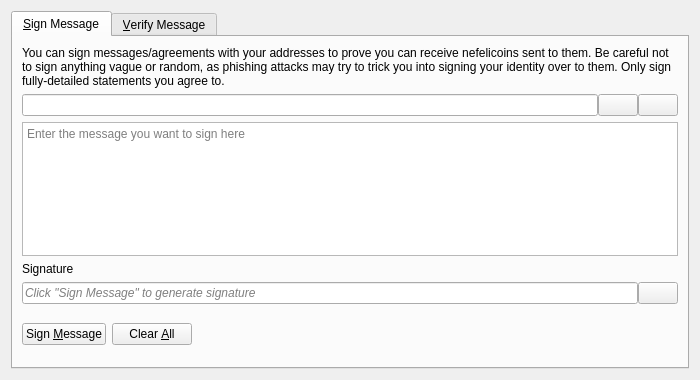
<?xml version="1.0" encoding="UTF-8"?>
<ui version="4.0">
 <class>SignVerifyMessageDialog</class>
 <widget class="QDialog" name="SignVerifyMessageDialog">
  <property name="geometry">
   <rect>
    <x>0</x>
    <y>0</y>
    <width>700</width>
    <height>380</height>
   </rect>
  </property>
  <property name="windowTitle">
   <string>Signatures - Sign / Verify a Message</string>
  </property>
  <property name="modal">
   <bool>true</bool>
  </property>
  <layout class="QVBoxLayout" name="verticalLayout">
   <item>
    <widget class="QTabWidget" name="tabWidget">
     <property name="currentIndex">
      <number>0</number>
     </property>
     <widget class="QWidget" name="tabSignMessage">
      <attribute name="title">
       <string>&amp;Sign Message</string>
      </attribute>
      <layout class="QVBoxLayout" name="verticalLayout_SM">
       <item>
        <widget class="QLabel" name="infoLabel_SM">
         <property name="text">
          <string>You can sign messages/agreements with your addresses to prove you can receive nefelicoins sent to them. Be careful not to sign anything vague or random, as phishing attacks may try to trick you into signing your identity over to them. Only sign fully-detailed statements you agree to.</string>
         </property>
         <property name="textFormat">
          <enum>Qt::PlainText</enum>
         </property>
         <property name="wordWrap">
          <bool>true</bool>
         </property>
        </widget>
       </item>
       <item>
        <layout class="QHBoxLayout" name="horizontalLayout_1_SM">
         <property name="spacing">
          <number>0</number>
         </property>
         <item>
          <widget class="QValidatedLineEdit" name="addressIn_SM">
           <property name="toolTip">
            <string>The Nefelicoin address to sign the message with</string>
           </property>
          </widget>
         </item>
         <item>
          <widget class="QPushButton" name="addressBookButton_SM">
           <property name="toolTip">
            <string>Choose previously used address</string>
           </property>
           <property name="text">
            <string/>
           </property>
           <property name="icon">
            <iconset resource="../bitcoin.qrc">
             <normaloff>:/icons/address-book</normaloff>:/icons/address-book</iconset>
           </property>
           <property name="shortcut">
            <string>Alt+A</string>
           </property>
           <property name="autoDefault">
            <bool>false</bool>
           </property>
          </widget>
         </item>
         <item>
          <widget class="QPushButton" name="pasteButton_SM">
           <property name="toolTip">
            <string>Paste address from clipboard</string>
           </property>
           <property name="text">
            <string/>
           </property>
           <property name="icon">
            <iconset resource="../bitcoin.qrc">
             <normaloff>:/icons/editpaste</normaloff>:/icons/editpaste</iconset>
           </property>
           <property name="shortcut">
            <string>Alt+P</string>
           </property>
           <property name="autoDefault">
            <bool>false</bool>
           </property>
          </widget>
         </item>
        </layout>
       </item>
       <item>
        <widget class="QPlainTextEdit" name="messageIn_SM">
         <property name="toolTip">
          <string>Enter the message you want to sign here</string>
         </property>
         <property name="placeholderText">
          <string>Enter the message you want to sign here</string>
         </property>
        </widget>
       </item>
       <item>
        <widget class="QLabel" name="signatureLabel_SM">
         <property name="text">
          <string>Signature</string>
         </property>
         <property name="textFormat">
          <enum>Qt::PlainText</enum>
         </property>
        </widget>
       </item>
       <item>
        <layout class="QHBoxLayout" name="horizontalLayout_2_SM">
         <property name="spacing">
          <number>0</number>
         </property>
         <item>
          <widget class="QLineEdit" name="signatureOut_SM">
           <property name="placeholderText">
            <string>Click "Sign Message" to generate signature</string>
           </property>
           <property name="font">
            <font>
             <italic>true</italic>
            </font>
           </property>
           <property name="readOnly">
            <bool>true</bool>
           </property>
          </widget>
         </item>
         <item>
          <widget class="QPushButton" name="copySignatureButton_SM">
           <property name="toolTip">
            <string>Copy the current signature to the system clipboard</string>
           </property>
           <property name="text">
            <string/>
           </property>
           <property name="icon">
            <iconset resource="../bitcoin.qrc">
             <normaloff>:/icons/editcopy</normaloff>:/icons/editcopy</iconset>
           </property>
           <property name="autoDefault">
            <bool>false</bool>
           </property>
          </widget>
         </item>
        </layout>
       </item>
       <item>
        <layout class="QHBoxLayout" name="horizontalLayout_3_SM">
         <item>
          <widget class="QPushButton" name="signMessageButton_SM">
           <property name="toolTip">
            <string>Sign the message to prove you own this Nefelicoin address</string>
           </property>
           <property name="text">
            <string>Sign &amp;Message</string>
           </property>
           <property name="icon">
            <iconset resource="../bitcoin.qrc">
             <normaloff>:/icons/edit</normaloff>:/icons/edit</iconset>
           </property>
           <property name="autoDefault">
            <bool>false</bool>
           </property>
          </widget>
         </item>
         <item>
          <widget class="QPushButton" name="clearButton_SM">
           <property name="toolTip">
            <string>Reset all sign message fields</string>
           </property>
           <property name="text">
            <string>Clear &amp;All</string>
           </property>
           <property name="icon">
            <iconset resource="../bitcoin.qrc">
             <normaloff>:/icons/remove</normaloff>:/icons/remove</iconset>
           </property>
           <property name="autoDefault">
            <bool>false</bool>
           </property>
          </widget>
         </item>
         <item>
          <spacer name="horizontalSpacer_1_SM">
           <property name="orientation">
            <enum>Qt::Horizontal</enum>
           </property>
           <property name="sizeHint" stdset="0">
            <size>
             <width>40</width>
             <height>48</height>
            </size>
           </property>
          </spacer>
         </item>
         <item>
          <widget class="QLabel" name="statusLabel_SM">
           <property name="font">
            <font>
             <weight>75</weight>
             <bold>true</bold>
            </font>
           </property>
           <property name="text">
            <string/>
           </property>
           <property name="wordWrap">
            <bool>true</bool>
           </property>
          </widget>
         </item>
         <item>
          <spacer name="horizontalSpacer_2_SM">
           <property name="orientation">
            <enum>Qt::Horizontal</enum>
           </property>
           <property name="sizeHint" stdset="0">
            <size>
             <width>40</width>
             <height>48</height>
            </size>
           </property>
          </spacer>
         </item>
        </layout>
       </item>
      </layout>
     </widget>
     <widget class="QWidget" name="tabVerifyMessage">
      <attribute name="title">
       <string>&amp;Verify Message</string>
      </attribute>
      <layout class="QVBoxLayout" name="verticalLayout_VM">
       <item>
        <widget class="QLabel" name="infoLabel_VM">
         <property name="text">
          <string>Enter the receiver's address, message (ensure you copy line breaks, spaces, tabs, etc. exactly) and signature below to verify the message. Be careful not to read more into the signature than what is in the signed message itself, to avoid being tricked by a man-in-the-middle attack. Note that this only proves the signing party receives with the address, it cannot prove sendership of any transaction!</string>
         </property>
         <property name="textFormat">
          <enum>Qt::PlainText</enum>
         </property>
         <property name="alignment">
          <set>Qt::AlignLeading|Qt::AlignLeft|Qt::AlignTop</set>
         </property>
         <property name="wordWrap">
          <bool>true</bool>
         </property>
        </widget>
       </item>
       <item>
        <layout class="QHBoxLayout" name="horizontalLayout_1_VM">
         <property name="spacing">
          <number>0</number>
         </property>
         <item>
          <widget class="QValidatedLineEdit" name="addressIn_VM">
           <property name="toolTip">
            <string>The Nefelicoin address the message was signed with</string>
           </property>
          </widget>
         </item>
         <item>
          <widget class="QPushButton" name="addressBookButton_VM">
           <property name="toolTip">
            <string>Choose previously used address</string>
           </property>
           <property name="text">
            <string/>
           </property>
           <property name="icon">
            <iconset resource="../bitcoin.qrc">
             <normaloff>:/icons/address-book</normaloff>:/icons/address-book</iconset>
           </property>
           <property name="shortcut">
            <string>Alt+A</string>
           </property>
           <property name="autoDefault">
            <bool>false</bool>
           </property>
          </widget>
         </item>
        </layout>
       </item>
       <item>
        <widget class="QPlainTextEdit" name="messageIn_VM">
          <property name="toolTip">
            <string>The signed message to verify</string>
          </property>
          <property name="placeholderText">
            <string>The signed message to verify</string>
          </property>
        </widget>
       </item>
       <item>
        <widget class="QValidatedLineEdit" name="signatureIn_VM">
          <property name="toolTip">
            <string>The signature given when the message was signed</string>
          </property>
          <property name="placeholderText">
            <string>The signature given when the message was signed</string>
          </property>
        </widget>
       </item>
       <item>
        <layout class="QHBoxLayout" name="horizontalLayout_2_VM">
         <item>
          <widget class="QPushButton" name="verifyMessageButton_VM">
           <property name="toolTip">
            <string>Verify the message to ensure it was signed with the specified Nefelicoin address</string>
           </property>
           <property name="text">
            <string>Verify &amp;Message</string>
           </property>
           <property name="icon">
            <iconset resource="../bitcoin.qrc">
             <normaloff>:/icons/transaction_0</normaloff>:/icons/transaction_0</iconset>
           </property>
           <property name="autoDefault">
            <bool>false</bool>
           </property>
          </widget>
         </item>
         <item>
          <widget class="QPushButton" name="clearButton_VM">
           <property name="toolTip">
            <string>Reset all verify message fields</string>
           </property>
           <property name="text">
            <string>Clear &amp;All</string>
           </property>
           <property name="icon">
            <iconset resource="../bitcoin.qrc">
             <normaloff>:/icons/remove</normaloff>:/icons/remove</iconset>
           </property>
           <property name="autoDefault">
            <bool>false</bool>
           </property>
          </widget>
         </item>
         <item>
          <spacer name="horizontalSpacer_1_VM">
           <property name="orientation">
            <enum>Qt::Horizontal</enum>
           </property>
           <property name="sizeHint" stdset="0">
            <size>
             <width>40</width>
             <height>48</height>
            </size>
           </property>
          </spacer>
         </item>
         <item>
          <widget class="QLabel" name="statusLabel_VM">
           <property name="font">
            <font>
             <weight>75</weight>
             <bold>true</bold>
            </font>
           </property>
           <property name="text">
            <string/>
           </property>
           <property name="wordWrap">
            <bool>true</bool>
           </property>
          </widget>
         </item>
         <item>
          <spacer name="horizontalSpacer_2_VM">
           <property name="orientation">
            <enum>Qt::Horizontal</enum>
           </property>
           <property name="sizeHint" stdset="0">
            <size>
             <width>40</width>
             <height>48</height>
            </size>
           </property>
          </spacer>
         </item>
        </layout>
       </item>
      </layout>
     </widget>
    </widget>
   </item>
  </layout>
 </widget>
 <customwidgets>
  <customwidget>
   <class>QValidatedLineEdit</class>
   <extends>QLineEdit</extends>
   <header>qt/qvalidatedlineedit.h</header>
  </customwidget>
 </customwidgets>
 <resources>
  <include location="../bitcoin.qrc"/>
 </resources>
 <connections/>
</ui>
